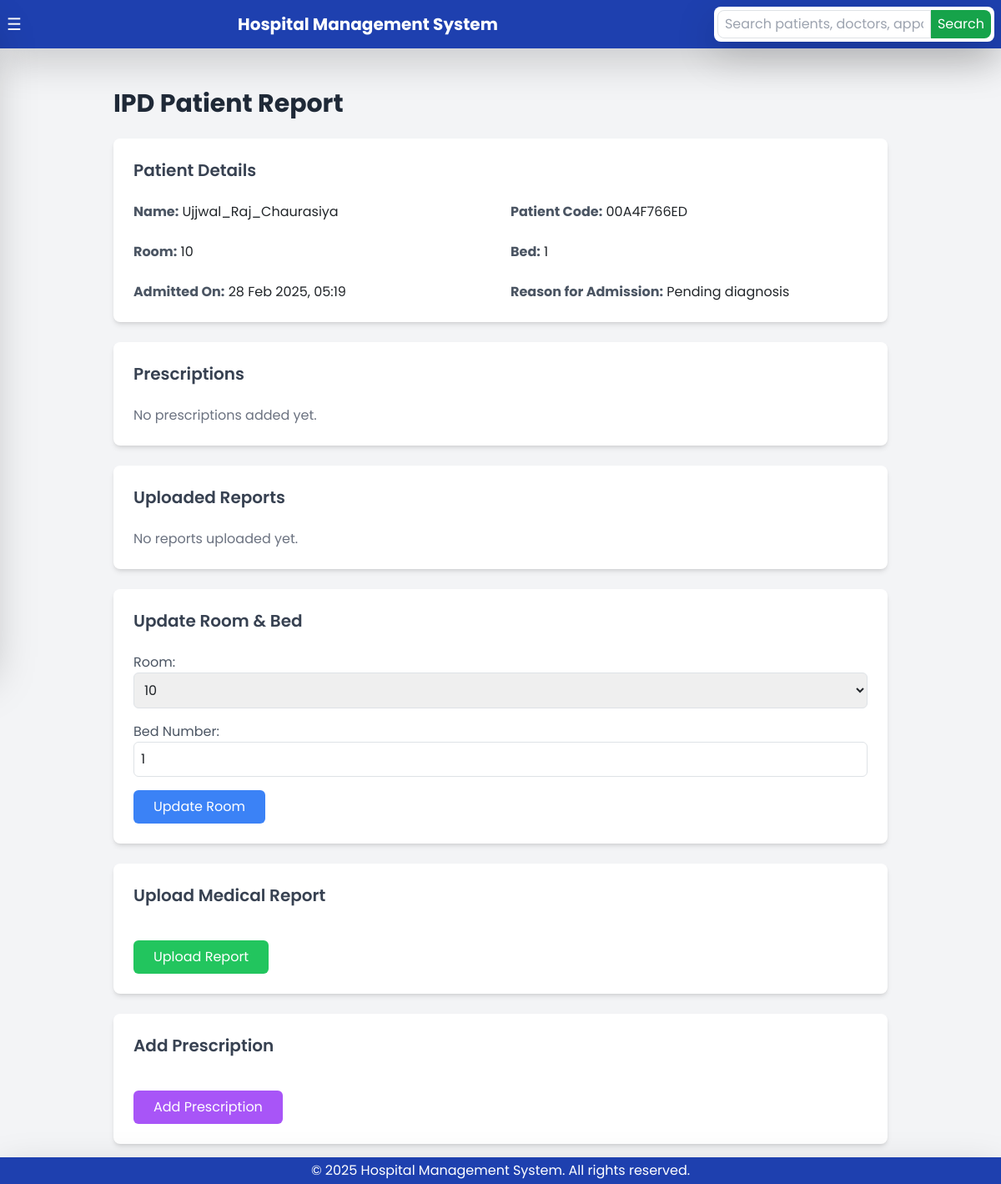
Screenshot of /ipd/30/ with the database file from the repository.
### hms/models.py (models this page shows, shortened)
class IPD(models.Model):
    patient = models.ForeignKey(Patient, on_delete=models.CASCADE)
    room = models.ForeignKey(Room, on_delete=models.CASCADE, limit_choices_to={'is_available': True}, null=True, blank=True)
    admitted_on = models.DateTimeField(auto_now_add=True)
    discharge_date = models.DateTimeField(null=True, blank=True)
    reason_for_admission = models.TextField(null=True, blank=True)
    bed_number = models.IntegerField(null=True, blank=True)
    bed_price_per_day = models.DecimalField(max_digits=10, decimal_places=2, null=True, blank=True)
    total_cost = models.DecimalField(max_digits=10, decimal_places=2, default=0.00, editable=False)  # Total cost of the stay
    transferred_to_hospital = models.CharField(max_length=255, null=True, blank=True)  # New field for transfer to another hospital

class Patient(models.Model):
    BLOOD_GROUP_CHOICES = [
        ('A+', 'A+'), ('A-', 'A-'), ('B+', 'B+'), ('B-', 'B-'),
        ('O+', 'O+'), ('O-', 'O-'), ('AB+', 'AB+'), ('AB-', 'AB-')
    ]
    RELATIONSHIP_CHOICES = [
        ('father', 'Father'),
        ('mother', 'Mother'),
        ('son', 'Son'),
        ('daughter', 'Daughter'),
        ('spouse', 'Spouse'),
        ('friend', 'Friend'),
        ('other', 'Other'),
    ]
    patient_code = models.CharField(max_length=15, unique=True, editable=False, blank=True, null=True)
    created_at = models.DateTimeField(default=now)
    user = models.OneToOneField(CustomUser, on_delete=models.CASCADE, related_name="patient")
    date_of_birth = models.DateField(blank=True, null=True)
    age = models.PositiveIntegerField(blank=True, null=True)  # Age field
    contact_number = models.CharField(max_length=15, blank=True, null=True)
    address = models.TextField(blank=True, null=True)
    gender = models.CharField(max_length=10, choices=CustomUser.GENDER_CHOICES, blank=True, null=True)
    aadhar_number = models.CharField(max_length=12, unique=True, validators=[MinLengthValidator(12)], blank=True, null=True)
    blood_group = models.CharField(max_length=3, blank=True, null=True, choices=BLOOD_GROUP_CHOICES)
    email = models.EmailField(unique=True, blank=True, null=True)
    allergies = models.TextField(blank=True, null=True)  # Known allergies
    medical_history = models.TextField(blank=True, null=True)  # Past medical history
    current_medications = models.TextField(blank=True, null=True)  # Current medications
    emergency_contact_name = models.CharField(max_length=255, blank=True, null=True)
    emergency_contact_number = models.CharField(max_length=15, blank=True, null=True)
    emergency_contact_relationship = models.CharField(max_length=50, blank=True, null=True, choices=RELATIONSHIP_CHOICES)
    accompanying_person_name = models.CharField(max_length=255, blank=True, null=True)
    accompanying_person_contact = models.CharField(max_length=15, blank=True, null=True)
    accompanying_person_relationship = models.CharField(max_length=50, blank=True, null=True, choices=RELATIONSHIP_CHOICES)
    accompanying_person_address = models.TextField(blank=True, null=True)
    profile_picture = models.ImageField(upload_to='patient_profiles/', blank=True, null=True)

class CustomUser(AbstractUser):
    GENDER_CHOICES = (
        ('male', 'Male'),
        ('female', 'Female'),
        ('other', 'Other'),
    )
    full_name = models.CharField(max_length=255, blank=True, null=True)
    contact_number = models.CharField(max_length=15, blank=True, null=True)
    address = models.TextField(blank=True, null=True)
    gender = models.CharField(max_length=10, choices=GENDER_CHOICES, blank=True, null=True)
    groups = models.ManyToManyField(Group, related_name="customuser_groups", blank=True)
    user_permissions = models.ManyToManyField(Permission, related_name="customuser_permissions", blank=True)

class Room(models.Model):
    ROOM_TYPES = [
        ('general', 'General Ward'),
        ('semi-private', 'Semi-Private'),
        ('private', 'Private'),
        ('icu', 'ICU'),
    ]
    room_number = models.CharField(max_length=10, unique=True)
    room_type = models.CharField(max_length=20, choices=ROOM_TYPES)
    is_available = models.BooleanField(default=True)
    total_beds = models.IntegerField(default=1,null=True)
    available_beds = models.IntegerField(default=1,null=True)
    bed_price_per_day = models.DecimalField(max_digits=10, decimal_places=2,null=True)
    occupied_beds = models.JSONField(default=list)  # Store occupied bed numbers in a list

### hms/views.py (the view)
# urls.py: path('ipd/<int:ipd_id>/', view_ipd_report, name='view_ipd_report'),
def view_ipd_report(request, ipd_id):
    ipd = get_object_or_404(IPD, id=ipd_id)
    rooms = Room.objects.all()
    prescriptions = Prescription.objects.filter(ipd=ipd).order_by('-timing')
    reports = PatientReport.objects.filter(patient=ipd.patient).order_by('-uploaded_at')  # Fetch reports
    return render(request, 'hms/view_ipd_report.html', {'ipd': ipd, 'rooms': rooms,'prescriptions':prescriptions,'reports': reports})

### hms/templates/hms/view_ipd_report.html (shortened to what this page needs)
{% extends 'hms/base.html' %}
{% block content %}
<div class="container mx-auto p-6">
    <h2 class="text-3xl font-bold text-gray-800 mb-6">IPD Patient Report</h2>
    <div class="bg-white p-6 rounded-lg shadow-md mb-6">
        <h3 class="text-xl font-semibold text-gray-700 mb-4">Patient Details</h3>
        <div class="grid grid-cols-1 md:grid-cols-2 gap-4">
            <p><strong class="text-gray-600">Name:</strong> {{ ipd.patient.user.full_name }}</p>
            <p><strong class="text-gray-600">Patient Code:</strong> {{ ipd.patient.patient_code }}</p>
            <p><strong class="text-gray-600">Room:</strong> {{ ipd.room.room_number }}</p>
            <p><strong class="text-gray-600">Bed:</strong> {{ ipd.bed_number }}</p>
            <p><strong class="text-gray-600">Admitted On:</strong> {{ ipd.admitted_on|date:"d M Y, H:i" }}</p>
            <p><strong class="text-gray-600">Reason for Admission:</strong> {{ ipd.reason_for_admission }}</p>
        </div>
    </div>
    <div class="bg-white p-6 rounded-lg shadow-md mb-6">
        <h3 class="text-xl font-semibold text-gray-700 mb-4">Prescriptions</h3>
        {% if prescriptions %}
            <div class="overflow-x-auto">
                <table class="w-full border-collapse border border-gray-200">
                    <thead>
                        <tr class="bg-gray-100">
                            <th class="border p-3 text-left text-gray-600">Medication</th>
                            <th class="border p-3 text-left text-gray-600">Dosage</th>
                            <th class="border p-3 text-left text-gray-600">Timing</th>
                        </tr>
                    </thead>
                    <tbody>
                        {% for prescription in prescriptions %}
                            <tr class="hover:bg-gray-50">
                                <td class="border p-3 text-gray-700">{{ prescription.medication }}</td>
                                <td class="border p-3 text-gray-700">{{ prescription.dosage }}</td>
                                <td class="border p-3 text-gray-700">{{ prescription.timing|date:"d M Y, h:i A" }}</td>
                            </tr>
                        {% endfor %}
                    </tbody>
                </table>
            </div>
        {% else %}
            <p class="text-gray-500">No prescriptions added yet.</p>
        {% endif %}
    </div>
    <div class="bg-white p-6 rounded-lg shadow-md mb-6">
        <h3 class="text-xl font-semibold text-gray-700 mb-4">Uploaded Reports</h3>
        {% if reports %}
            <div class="overflow-x-auto">
                <table class="w-full border-collapse border border-gray-200">
                    <thead>
                        <tr class="bg-gray-100">
                            <th class="border p-3 text-left text-gray-600">Uploaded On</th>
                            <th class="border p-3 text-left text-gray-600">Action</th>
                        </tr>
                    </thead>
                    <tbody>
                        {% for report in reports %}
                            <tr class="hover:bg-gray-50">
                                <td class="border p-3 text-gray-700">{{ report.uploaded_at|date:"d M Y, h:i A" }}</td>
                                <td class="border p-3 flex space-x-4">
                                    {% if report.report_file.url|lower|slice:"-4:" == ".pdf" %}
                                        <button onclick="openPdfViewer('{{ report.report_file.url }}')" class="text-blue-500 hover:text-blue-700 underline">View PDF</button>
                                    {% else %}
                                        <button onclick="openImageViewer('{{ report.report_file.url }}')" class="text-blue-500 hover:text-blue-700 underline">View Image</button>
                                    {% endif %}
                                    <a href="{{ report.report_file.url }}" download class="text-green-500 hover:text-green-700 underline">Download</a>
                                </td>
                            </tr>
                        {% endfor %}
                    </tbody>
                </table>
            </div>
        {% else %}
            <p class="text-gray-500">No reports uploaded yet.</p>
        {% endif %}
    </div>
    <div class="bg-white p-6 rounded-lg shadow-md mb-6">
        <h3 class="text-xl font-semibold text-gray-700 mb-4">Update Room & Bed</h3>
        <form method="POST" action="{% url 'update_ipd_room' ipd.id %}" class="space-y-4">
            <div>
                <label for="room" class="block text-gray-600">Room:</label>
                <select name="room" id="room" class="w-full p-2 border border-gray-300 rounded-md focus:outline-none focus:ring-2 focus:ring-blue-500">
                    {% for room in rooms %}
                        <option value="{{ room.id }}" {% if ipd.room.id == room.id %}selected{% endif %}>{{ room.room_number }}</option>
                    {% endfor %}
                </select>
            </div>
            <div>
                <label for="bed" class="block text-gray-600">Bed Number:</label>
                <input type="number" name="bed_number" value="{{ ipd.bed_number }}" class="w-full p-2 border border-gray-300 rounded-md focus:outline-none focus:ring-2 focus:ring-blue-500">
            </div>
            <button type="submit" class="bg-blue-500 text-white px-4 py-2 rounded-md hover:bg-blue-600">Update Room</button>
        </form>
    </div>
    <div class="bg-white p-6 rounded-lg shadow-md mb-6">
        <h3 class="text-xl font-semibold text-gray-700 mb-4">Upload Medical Report</h3>
        <form method="POST" enctype="multipart/form-data" action="{% url 'upload_patient_report' ipd.patient.patient_code %}" class="space-y-4">
            <button type="submit" class="bg-green-500 text-white px-4 py-2 rounded-md hover:bg-green-600">Upload Report</button>
        </form>
    </div>
    <div class="bg-white p-6 rounded-lg shadow-md">
        <h3 class="text-xl font-semibold text-gray-700 mb-4">Add Prescription</h3>
        <form method="POST" action="{% url 'add_prescription' ipd.id %}" class="space-y-4">
            <button type="submit" class="bg-purple-500 text-white px-4 py-2 rounded-md hover:bg-purple-600">Add Prescription</button>
        </form>
    </div>
</div>
{% endblock %}

### hms/templates/hms/base.html (style rules this page uses)
body { font-family: 'Poppins', sans-serif; }

### rows the page displays
IPD: patient.user.full_name "Ujjwal_Raj_Chaurasiya", patient.patient_code "00A4F766ED", room.room_number "10", bed_number "1", admitted_on "28 Feb 2025, 05:19", reason_for_admission "Pending diagnosis", room "10"
